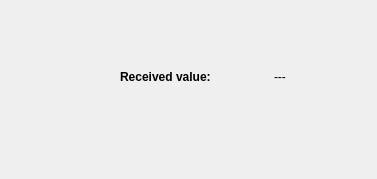
<?xml version="1.0" encoding="UTF-8"?>
<ui version="4.0">
 <class>Form</class>
 <widget class="QWidget" name="Form">
  <property name="geometry">
   <rect>
    <x>0</x>
    <y>0</y>
    <width>377</width>
    <height>179</height>
   </rect>
  </property>
  <property name="windowTitle">
   <string>Form</string>
  </property>
  <widget class="QLabel" name="label">
   <property name="geometry">
    <rect>
     <x>120</x>
     <y>68</y>
     <width>143</width>
     <height>17</height>
    </rect>
   </property>
   <property name="font">
    <font>
     <weight>75</weight>
     <bold>true</bold>
    </font>
   </property>
   <property name="text">
    <string>Received value:</string>
   </property>
  </widget>
  <widget class="QLabel" name="label_value">
   <property name="geometry">
    <rect>
     <x>274</x>
     <y>68</y>
     <width>80</width>
     <height>17</height>
    </rect>
   </property>
   <property name="text">
    <string>---</string>
   </property>
  </widget>
  <widget class="QSimpleAdjust" name="QSimpleAdjust" native="true">
   <property name="geometry">
    <rect>
     <x>18</x>
     <y>20</y>
     <width>91</width>
     <height>111</height>
    </rect>
   </property>
   <property name="toolTip">
    <string/>
   </property>
   <property name="whatsThis">
    <string/>
   </property>
   <property name="precision" stdset="0">
    <number>2</number>
   </property>
   <property name="value" stdset="0">
    <double>0.120000000000000</double>
   </property>
  </widget>
 </widget>
 <customwidgets>
  <customwidget>
   <class>QSimpleAdjust</class>
   <extends>QWidget</extends>
   <header>simple_adjust</header>
  </customwidget>
 </customwidgets>
 <resources/>
 <connections>
  <connection>
   <sender>QSimpleAdjust</sender>
   <signal>valueChanged(QString)</signal>
   <receiver>label_value</receiver>
   <slot>setText(QString)</slot>
   <hints>
    <hint type="sourcelabel">
     <x>63</x>
     <y>75</y>
    </hint>
    <hint type="destinationlabel">
     <x>301</x>
     <y>76</y>
    </hint>
   </hints>
  </connection>
 </connections>
</ui>
